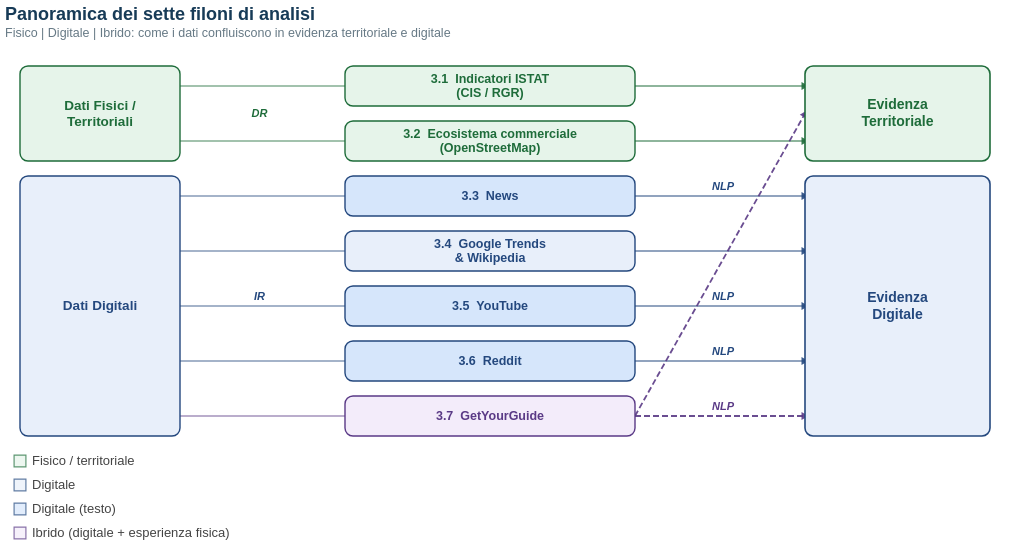

Here is the Vega-Lite specification saved for this chart:
### Vega-Lite specification from a JSON file in a GitHub repository (floating-point values rounded to 4 significant figures)
{"$schema": "https://vega.github.io/schema/vega-lite/v5.json", "description": "Schema logico: dalle famiglie di fonti ai sette filoni di analisi, fino alla sintesi in evidenza territoriale/digitale.", "title": {"text": "Panoramica dei sette filoni di analisi", "subtitle": "Fisico | Digitale | Ibrido: come i dati confluiscono in evidenza territoriale e digitale", "fontSize": 18, "subtitleFontSize": 12.5, "anchor": "start", "color": "#173B57", "subtitleColor": "#667985", "offset": 12}, "width": 1000, "height": 497, "autosize": {"type": "pad", "contains": "padding", "resize": false}, "background": "#FFFFFF", "config": {"view": {"stroke": null}, "font": "Arial"}, "layer": [{"data": {"values": [{"x": 175, "y": 35.0, "x2": 340, "y2": 35.0, "edge_hex": "#1e6c3a", "bridge": false}, {"x": 175, "y": 90.0, "x2": 340, "y2": 90.0, "edge_hex": "#1e6c3a", "bridge": false}, {"x": 175, "y": 145.0, "x2": 340, "y2": 145.0, "edge_hex": "#24487e", "bridge": false}, {"x": 175, "y": 200.0, "x2": 340, "y2": 200.0, "edge_hex": "#24487e", "bridge": false}, {"x": 175, "y": 255.0, "x2": 340, "y2": 255.0, "edge_hex": "#24487e", "bridge": false}, {"x": 175, "y": 310.0, "x2": 340, "y2": 310.0, "edge_hex": "#24487e", "bridge": false}, {"x": 175, "y": 365.0, "x2": 340, "y2": 365.0, "edge_hex": "#5a3a86", "bridge": false}]}, "mark": {"type": "rule", "strokeWidth": 1.6, "opacity": 0.55, "clip": true}, "encoding": {"x": {"field": "x", "type": "quantitative", "scale": {"domain": [0, 1000], "range": [0, 1000]}, "axis": null}, "y": {"field": "y", "type": "quantitative", "scale": {"domain": [0, 435], "range": [0, 435]}, "axis": null}, "x2": {"field": "x2"}, "y2": {"field": "y2"}, "color": {"field": "edge_hex", "type": "nominal", "scale": null}}}, {"data": {"values": [{"x": 630, "y": 35.0, "x2": 800, "y2": 35.0, "edge_hex": "#1e6c3a", "bridge": false}, {"x": 630, "y": 90.0, "x2": 800, "y2": 90.0, "edge_hex": "#1e6c3a", "bridge": false}, {"x": 630, "y": 145.0, "x2": 800, "y2": 145.0, "edge_hex": "#24487e", "bridge": false}, {"x": 630, "y": 200.0, "x2": 800, "y2": 200.0, "edge_hex": "#24487e", "bridge": false}, {"x": 630, "y": 255.0, "x2": 800, "y2": 255.0, "edge_hex": "#24487e", "bridge": false}, {"x": 630, "y": 310.0, "x2": 800, "y2": 310.0, "edge_hex": "#24487e", "bridge": false}, {"x": 630, "y": 365.0, "x2": 800, "y2": 365.0, "edge_hex": "#5a3a86", "bridge": true}, {"x": 630, "y": 365.0, "x2": 800, "y2": 62.5, "edge_hex": "#5a3a86", "bridge": true}]}, "mark": {"type": "rule", "strokeWidth": 1.8, "clip": true}, "encoding": {"x": {"field": "x", "type": "quantitative", "scale": {"domain": [0, 1000], "range": [0, 1000]}, "axis": null}, "y": {"field": "y", "type": "quantitative", "scale": {"domain": [0, 435], "range": [0, 435]}, "axis": null}, "x2": {"field": "x2"}, "y2": {"field": "y2"}, "color": {"field": "edge_hex", "type": "nominal", "scale": null}, "opacity": {"condition": {"test": "datum.bridge", "value": 0.9}, "value": 0.5}, "strokeDash": {"condition": {"test": "datum.bridge", "value": [6, 3]}, "value": [1, 0]}}}, {"data": {"values": [{"x": 800, "y": 35.0, "angle": 90.0, "edge_hex": "#1e6c3a"}, {"x": 800, "y": 90.0, "angle": 90.0, "edge_hex": "#1e6c3a"}, {"x": 800, "y": 145.0, "angle": 90.0, "edge_hex": "#24487e"}, {"x": 800, "y": 200.0, "angle": 90.0, "edge_hex": "#24487e"}, {"x": 800, "y": 255.0, "angle": 90.0, "edge_hex": "#24487e"}, {"x": 800, "y": 310.0, "angle": 90.0, "edge_hex": "#24487e"}, {"x": 800, "y": 365.0, "angle": 90.0, "edge_hex": "#5a3a86"}, {"x": 800, "y": 62.5, "angle": 28.46, "edge_hex": "#5a3a86"}]}, "mark": {"type": "point", "shape": "triangle-up", "filled": true, "size": 65, "opacity": 0.9}, "encoding": {"x": {"field": "x", "type": "quantitative", "scale": {"domain": [0, 1000], "range": [0, 1000]}, "axis": null}, "y": {"field": "y", "type": "quantitative", "scale": {"domain": [0, 435], "range": [0, 435]}, "axis": null}, "angle": {"field": "angle", "type": "quantitative", "scale": null}, "color": {"field": "edge_hex", "type": "nominal", "scale": null}}}, {"data": {"values": [{"id": "fam_fisico", "y": 15, "y2": 110, "label": "Dati Fisici /\nTerritoriali", "fam": "fisico", "cy": 62.5, "x": 15, "x2": 175, "cx": 95.0, "fill_hex": "#e6f4ea", "txt_hex": "#1e6c3a"}, {"id": "fam_digitale", "y": 125, "y2": 385, "label": "Dati Digitali", "fam": "digitale", "cy": 255.0, "x": 15, "x2": 175, "cx": 95.0, "fill_hex": "#e8effa", "txt_hex": "#24487e"}]}, "mark": {"type": "rect", "cornerRadius": 8, "strokeWidth": 1.4, "opacity": 1, "fillOpacity": 1}, "encoding": {"x": {"field": "x", "type": "quantitative", "scale": {"domain": [0, 1000], "range": [0, 1000]}, "axis": null}, "y": {"field": "y", "type": "quantitative", "scale": {"domain": [0, 435], "range": [0, 435]}, "axis": null}, "x2": {"field": "x2"}, "y2": {"field": "y2"}, "fill": {"field": "fill_hex", "type": "nominal", "scale": null}, "stroke": {"field": "txt_hex", "type": "nominal", "scale": null}}}, {"data": {"values": [{"id": "f1", "label": "3.1  Indicatori ISTAT\n(CIS / RGR)", "fam": "fisico", "shared": false, "nlp": false, "y": 15, "y2": 55, "cy": 35.0, "x": 340, "x2": 630, "cx": 485.0, "fill_hex": "#e6f4ea", "txt_hex": "#1e6c3a"}, {"id": "f2", "label": "3.2  Ecosistema commerciale\n(OpenStreetMap)", "fam": "fisico", "shared": false, "nlp": false, "y": 70, "y2": 110, "cy": 90.0, "x": 340, "x2": 630, "cx": 485.0, "fill_hex": "#e6f4ea", "txt_hex": "#1e6c3a"}, {"id": "f3", "label": "3.3  News", "fam": "digitale", "shared": true, "nlp": true, "y": 125, "y2": 165, "cy": 145.0, "x": 340, "x2": 630, "cx": 485.0, "fill_hex": "#d6e6fb", "txt_hex": "#24487e"}, {"id": "f4", "label": "3.4  Google Trends\n& Wikipedia", "fam": "digitale", "shared": false, "nlp": false, "y": 180, "y2": 220, "cy": 200.0, "x": 340, "x2": 630, "cx": 485.0, "fill_hex": "#e8effa", "txt_hex": "#24487e"}, {"id": "f5", "label": "3.5  YouTube", "fam": "digitale", "shared": true, "nlp": true, "y": 235, "y2": 275, "cy": 255.0, "x": 340, "x2": 630, "cx": 485.0, "fill_hex": "#d6e6fb", "txt_hex": "#24487e"}, {"id": "f6", "label": "3.6  Reddit", "fam": "digitale", "shared": true, "nlp": true, "y": 290, "y2": 330, "cy": 310.0, "x": 340, "x2": 630, "cx": 485.0, "fill_hex": "#d6e6fb", "txt_hex": "#24487e"}, {"id": "f7", "label": "3.7  GetYourGuide", "fam": "misto", "shared": false, "nlp": true, "y": 345, "y2": 385, "cy": 365.0, "x": 340, "x2": 630, "cx": 485.0, "fill_hex": "#f3ecfa", "txt_hex": "#5a3a86"}]}, "mark": {"type": "rect", "cornerRadius": 8, "strokeWidth": 1.4, "opacity": 1, "fillOpacity": 1}, "encoding": {"x": {"field": "x", "type": "quantitative", "scale": {"domain": [0, 1000], "range": [0, 1000]}, "axis": null}, "y": {"field": "y", "type": "quantitative", "scale": {"domain": [0, 435], "range": [0, 435]}, "axis": null}, "x2": {"field": "x2"}, "y2": {"field": "y2"}, "fill": {"field": "fill_hex", "type": "nominal", "scale": null}, "stroke": {"field": "txt_hex", "type": "nominal", "scale": null}}}, {"data": {"values": [{"id": "out_terr", "y": 15, "y2": 110, "label": "Evidenza\nTerritoriale", "fam": "fisico", "cy": 62.5, "x": 800, "x2": 985, "cx": 892.5, "fill_hex": "#e6f4ea", "txt_hex": "#1e6c3a"}, {"id": "out_dig", "y": 125, "y2": 385, "label": "Evidenza\nDigitale", "fam": "digitale", "cy": 255.0, "x": 800, "x2": 985, "cx": 892.5, "fill_hex": "#e8effa", "txt_hex": "#24487e"}]}, "mark": {"type": "rect", "cornerRadius": 8, "strokeWidth": 1.6, "opacity": 1, "fillOpacity": 1}, "encoding": {"x": {"field": "x", "type": "quantitative", "scale": {"domain": [0, 1000], "range": [0, 1000]}, "axis": null}, "y": {"field": "y", "type": "quantitative", "scale": {"domain": [0, 435], "range": [0, 435]}, "axis": null}, "x2": {"field": "x2"}, "y2": {"field": "y2"}, "fill": {"field": "fill_hex", "type": "nominal", "scale": null}, "stroke": {"field": "txt_hex", "type": "nominal", "scale": null}}}, {"data": {"values": [{"cx": 95.0, "y": 54.5, "text": "Dati Fisici /", "txt_hex": "#1e6c3a", "fs": 13.5}, {"cx": 95.0, "y": 70.5, "text": "Territoriali", "txt_hex": "#1e6c3a", "fs": 13.5}, {"cx": 95.0, "y": 255.0, "text": "Dati Digitali", "txt_hex": "#24487e", "fs": 13.5}]}, "mark": {"type": "text", "fontWeight": "bold", "align": "center", "baseline": "middle"}, "encoding": {"x": {"field": "cx", "type": "quantitative", "scale": {"domain": [0, 1000], "range": [0, 1000]}, "axis": null}, "y": {"field": "y", "type": "quantitative", "scale": {"domain": [0, 435], "range": [0, 435]}, "axis": null}, "text": {"field": "text", "type": "nominal"}, "color": {"field": "txt_hex", "type": "nominal", "scale": null}, "size": {"field": "fs", "type": "quantitative", "scale": null, "legend": null}}}, {"data": {"values": [{"cx": 485.0, "y": 27.75, "text": "3.1  Indicatori ISTAT", "txt_hex": "#1e6c3a", "fs": 12.5}, {"cx": 485.0, "y": 42.25, "text": "(CIS / RGR)", "txt_hex": "#1e6c3a", "fs": 12.5}, {"cx": 485.0, "y": 82.75, "text": "3.2  Ecosistema commerciale", "txt_hex": "#1e6c3a", "fs": 12.5}, {"cx": 485.0, "y": 97.25, "text": "(OpenStreetMap)", "txt_hex": "#1e6c3a", "fs": 12.5}, {"cx": 485.0, "y": 145.0, "text": "3.3  News", "txt_hex": "#24487e", "fs": 12.5}, {"cx": 485.0, "y": 192.8, "text": "3.4  Google Trends", "txt_hex": "#24487e", "fs": 12.5}, {"cx": 485.0, "y": 207.2, "text": "& Wikipedia", "txt_hex": "#24487e", "fs": 12.5}, {"cx": 485.0, "y": 255.0, "text": "3.5  YouTube", "txt_hex": "#24487e", "fs": 12.5}, {"cx": 485.0, "y": 310.0, "text": "3.6  Reddit", "txt_hex": "#24487e", "fs": 12.5}, {"cx": 485.0, "y": 365.0, "text": "3.7  GetYourGuide", "txt_hex": "#5a3a86", "fs": 12.5}]}, "mark": {"type": "text", "fontWeight": "bold", "align": "center", "baseline": "middle"}, "encoding": {"x": {"field": "cx", "type": "quantitative", "scale": {"domain": [0, 1000], "range": [0, 1000]}, "axis": null}, "y": {"field": "y", "type": "quantitative", "scale": {"domain": [0, 435], "range": [0, 435]}, "axis": null}, "text": {"field": "text", "type": "nominal"}, "color": {"field": "txt_hex", "type": "nominal", "scale": null}, "size": {"field": "fs", "type": "quantitative", "scale": null, "legend": null}}}, {"data": {"values": [{"cx": 892.5, "y": 54.0, "text": "Evidenza", "txt_hex": "#1e6c3a", "fs": 14}, {"cx": 892.5, "y": 71.0, "text": "Territoriale", "txt_hex": "#1e6c3a", "fs": 14}, {"cx": 892.5, "y": 246.5, "text": "Evidenza", "txt_hex": "#24487e", "fs": 14}, {"cx": 892.5, "y": 263.5, "text": "Digitale", "txt_hex": "#24487e", "fs": 14}]}, "mark": {"type": "text", "fontWeight": "bold", "align": "center", "baseline": "middle"}, "encoding": {"x": {"field": "cx", "type": "quantitative", "scale": {"domain": [0, 1000], "range": [0, 1000]}, "axis": null}, "y": {"field": "y", "type": "quantitative", "scale": {"domain": [0, 435], "range": [0, 435]}, "axis": null}, "text": {"field": "text", "type": "nominal"}, "color": {"field": "txt_hex", "type": "nominal", "scale": null}, "size": {"field": "fs", "type": "quantitative", "scale": null, "legend": null}}}, {"data": {"values": [{"x": 254.5, "y": 62.5, "text": "DR", "txt_hex": "#1e6c3a"}, {"x": 254.5, "y": 246.0, "text": "IR", "txt_hex": "#24487e"}, {"x": 718.0, "y": 136.0, "text": "NLP", "txt_hex": "#24487e"}, {"x": 718.0, "y": 246.0, "text": "NLP", "txt_hex": "#24487e"}, {"x": 718.0, "y": 301.0, "text": "NLP", "txt_hex": "#24487e"}, {"x": 718.0, "y": 356.0, "text": "NLP", "txt_hex": "#5a3a86"}]}, "mark": {"type": "text", "fontStyle": "italic", "fontWeight": "bold", "align": "center", "baseline": "middle", "fontSize": 11}, "encoding": {"x": {"field": "x", "type": "quantitative", "scale": {"domain": [0, 1000], "range": [0, 1000]}, "axis": null}, "y": {"field": "y", "type": "quantitative", "scale": {"domain": [0, 435], "range": [0, 435]}, "axis": null}, "text": {"field": "text", "type": "nominal"}, "color": {"field": "txt_hex", "type": "nominal", "scale": null}}}, {"data": {"values": [{"x": 15, "y": 410, "fill_hex": "#e6f4ea", "txt_hex": "#1e6c3a"}, {"x": 15, "y": 434, "fill_hex": "#e8effa", "txt_hex": "#24487e"}, {"x": 15, "y": 458, "fill_hex": "#d6e6fb", "txt_hex": "#24487e"}, {"x": 15, "y": 482, "fill_hex": "#f3ecfa", "txt_hex": "#5a3a86"}]}, "mark": {"type": "point", "shape": "square", "size": 140, "filled": true}, "encoding": {"x": {"field": "x", "type": "quantitative", "scale": {"domain": [0, 1000], "range": [0, 1000]}, "axis": null}, "y": {"field": "y", "type": "quantitative", "scale": {"domain": [0, 435], "range": [0, 435]}, "axis": null}, "color": {"field": "fill_hex", "type": "nominal", "scale": null}, "stroke": {"field": "txt_hex", "type": "nominal", "scale": null}, "strokeWidth": {"value": 1.2}}}, {"data": {"values": [{"x": 27, "y": 410, "label": "Fisico / territoriale"}, {"x": 27, "y": 434, "label": "Digitale"}, {"x": 27, "y": 458, "label": "Digitale (testo)"}, {"x": 27, "y": 482, "label": "Ibrido (digitale + esperienza fisica)"}]}, "mark": {"type": "text", "fontSize": 13, "align": "left", "baseline": "middle", "color": "#444"}, "encoding": {"x": {"field": "x", "type": "quantitative", "scale": {"domain": [0, 1000], "range": [0, 1000]}, "axis": null}, "y": {"field": "y", "type": "quantitative", "scale": {"domain": [0, 435], "range": [0, 435]}, "axis": null}, "text": {"field": "label", "type": "nominal"}}}]}
